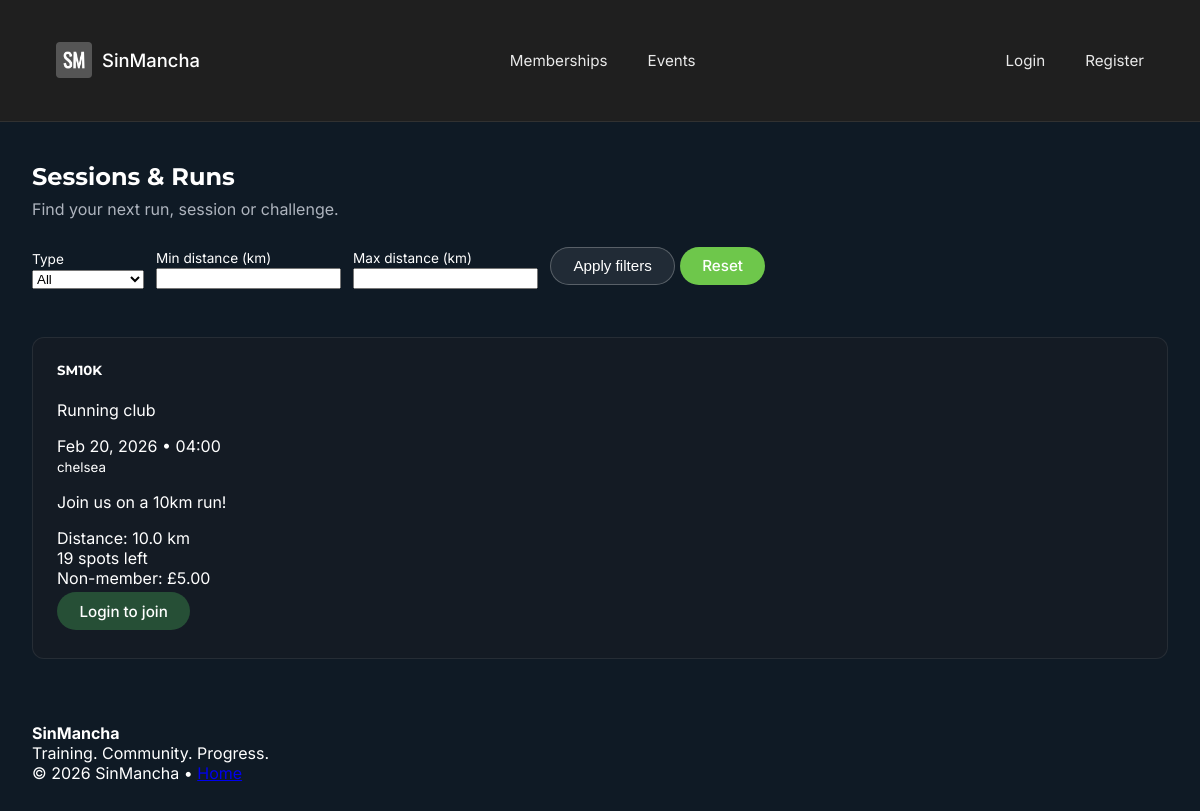
Screenshot of /events/ with the database file from the repository.
### club/models.py (models this page shows, shortened)
class Event(models.Model):
    trainer = models.ForeignKey(
        TrainerProfile,
        on_delete=models.CASCADE,
        related_name="events",
        null=True,
        blank=True,
    )
    title = models.CharField(max_length=200)
    description = models.TextField(blank=True)
    date = models.DateField()
    start_time = models.TimeField()
    end_time = models.TimeField(blank=True, null=True)
    location = models.CharField(max_length=255, blank=True)
    EVENT_TYPE_CHOICES = [
        ("running_club", "Running club"),
        ("class", "Class / session"),
        ("challenge", "Challenge (e.g. 1000 burpees)"),
    ]
    event_type = models.CharField(
        max_length=20,
        choices=EVENT_TYPE_CHOICES,
        default="class",
    )
    distance_km = models.DecimalField(
        max_digits=4,
        decimal_places=1,
        blank=True,
        null=True,
        help_text="Optional: for running events.",
    )
    target_reps = models.PositiveIntegerField(
        blank=True,
        null=True,
        help_text="Optional: for challenge events (e.g. 1000 burpees).",
    )
    capacity = models.PositiveIntegerField(default=20)
    is_cancelled = models.BooleanField(default=False)
    price_non_member = models.DecimalField(
        max_digits=7,
        decimal_places=2,
        null=True,
        blank=True,
        help_text="Leave blank if this event is free for non-members.",
    )
    price_member = models.DecimalField(
        max_digits=7,
        decimal_places=2,
        null=True,
        blank=True,
        help_text="Leave blank if this event is free for members.",
    )
    class Meta:
        ordering = ["date", "start_time"]
    @property
    def registrations_count(self):
        return self.registrations.filter(status="booked").count()
    @property
    def spots_left(self):
        return max(self.capacity - self.registrations_count, 0)
    @property
    def is_full(self):
        return self.spots_left <= 0

### club/views.py (the view)
# urls.py: path("events/", views.EventsView.as_view(), name="events"),
class EventsView(ListView):
    model = Event
    template_name = "events.html"
    context_object_name = "events"
    def get_queryset(self):
        queryset = Event.objects.filter(
            date__gte=timezone.now().date(),
            is_cancelled=False
        )
        if self.request.user.is_authenticated and hasattr(self.request.user, "client_profile"):
            trainer = self.request.user.client_profile.primary_trainer
            if trainer:
                queryset = queryset.filter(trainer=trainer)
        type_filter = self.request.GET.get("type")
        if type_filter:
            queryset = queryset.filter(event_type=type_filter)
        min_distance = self.request.GET.get("min_distance")
        if min_distance:
            try:
                queryset = queryset.filter(distance_km__gte=float(min_distance))
            except ValueError:
                pass
        max_distance = self.request.GET.get("max_distance")
        if max_distance:
            try:
                queryset = queryset.filter(distance_km__lte=float(max_distance))
            except ValueError:
                pass
        return queryset
    def get_context_data(self, **kwargs):
        context = super().get_context_data(**kwargs)
        context["type_filter"] = self.request.GET.get("type")
        context["min_distance"] = self.request.GET.get("min_distance")
        context["max_distance"] = self.request.GET.get("max_distance")
        joined_ids = set()
        if self.request.user.is_authenticated:
            joined_ids = set(
                EventRegistration.objects.filter(user=self.request.user)
                .values_list("event_id", flat=True)
            )
        context["joined_ids"] = joined_ids
        return context

### templates/events.html (shortened to what this page needs)
{% extends "base.html" %}
{% block content %}
<section class="page-header">
  <h1>Sessions & Runs</h1>
  <p>Find your next run, session or challenge.</p>
</section>
<section class="container" style="padding-top: 0; padding-bottom: 1rem;">
  <form method="get" class="filters-form" style="display:flex; flex-wrap:wrap; gap:0.75rem; align-items:flex-end;">
    <div>
      <label style="font-size:0.85rem;">Type</label><br>
      <select name="type">
        <option value="">All</option>
      </select>
    </div>
    <div>
      <label style="font-size:0.85rem;">Min distance (km)</label><br>
      <input type="number" step="0.1" name="min_distance" value="{{ min_distance|default:'' }}">
    </div>
    <div>
      <label style="font-size:0.85rem;">Max distance (km)</label><br>
      <input type="number" step="0.1" name="max_distance" value="{{ max_distance|default:'' }}">
    </div>
    <div>
      <button type="submit" class="btn btn-secondary">Apply filters</button>
      <a href="{% url 'events' %}" class="btn btn-outline-secondary">Reset</a>
    </div>
  </form>
</section>
<section class="container pb-4">
  {% if events %}
    <div class="row g-4">
      {% for event in events %}
        <div class="col-md-6 col-lg-4">
          <div class="card h-100 shadow-sm">
            <div class="card-body d-flex flex-column">
              <div class="d-flex justify-content-between align-items-start gap-2">
                <h5 class="card-title mb-1">{{ event.title }}</h5>
                <span class="badge text-bg-dark">{{ event.get_event_type_display }}</span>
              </div>
              <p class="card-text text-muted mb-2">
                {{ event.date|date:"M d, Y" }} • {{ event.start_time|time:"H:i" }}
                {% if event.location %}<br><small>{{ event.location }}</small>{% endif %}
              </p>
              {% if event.description %}
                <p class="card-text">{{ event.description|truncatewords:22 }}</p>
              {% endif %}
              <div class="mt-2">
                {% if event.distance_km %}
                  <span class="badge text-bg-secondary">Distance: {{ event.distance_km }} km</span>
                {% endif %}
              </div>
              <div class="mt-3">
                {% if event.is_full %}
                  <span class="badge text-bg-danger">Fully booked</span>
                {% else %}
                  <span class="badge text-bg-success">{{ event.spots_left }} spots left</span>
                {% endif %}
                {% if event.price_member or event.price_non_member %}
                  <div class="small text-muted mt-2">
                    {% if event.price_non_member %}{% if event.price_member %} • {% endif %}Non-member: £{{ event.price_non_member }}{% endif %}
                  </div>
                {% else %}
                  <div class="small text-muted mt-2">Free</div>
                {% endif %}
              </div>
              <div class="mt-auto pt-3 d-flex gap-2">
                {% if user.is_authenticated and user.client_profile %}
                  {% if event.id in joined_ids %}
                    <form method="post" action="{% url 'leave_event' event.id %}">
                      {% csrf_token %}
                      <button class="btn btn-secondary" type="submit">Joined ✓ (Leave)</button>
                    </form>
                  {% else %}
                    <form method="post" action="{% url 'join_event' event.id %}">
                      {% csrf_token %}
                      <button class="btn btn-primary" type="submit" {% if event.is_full %}disabled{% endif %}>Join</button>
                    </form>
                  {% endif %}
                {% else %}
                  <a class="btn btn-primary" href="{% url 'account_login' %}">Login to join</a>
                {% endif %}
              </div>
            </div>
          </div>
        </div>
      {% endfor %}
    </div>
  {% else %}
    <p class="container">No upcoming events yet.</p>
  {% endif %}
</section>
{% endblock %}

### static/css/style.css (style rules this page uses)
:root { --primary-color: #1F1F1F; --accent-color: #6ec74b; --neutral-color: #FFFFFF; --secondary-neutral: #AEB4BE; --success-color: #78C957; --text-color: #FFFFFF; --background-color: #0F1A25; }
*, *::before, *::after { box-sizing: border-box; }
body { font-family: 'Inter', sans-serif; color: var(--text-color); background-color: var(--background-color); margin: 0; padding: 0; }
h1, h2, h3, h4, h5, h6 { font-family: 'Montserrat', sans-serif; color: var(--neutral-color); margin-top: 0; }
.container { max-width: 1200px; margin: 0 auto; padding: 2rem; }
.btn { background-color: var(--accent-color); color: var(--neutral-color); border: none; padding: 0.6rem 1.4rem; text-decoration: none; display: inline-block; margin: 0.25rem 0; cursor: pointer; transition: 0.25s ease; border-radius: 999px; font-size: 0.95rem; font-weight: 500; }
.btn-primary { background: #264F36; }
.btn-secondary { background: rgba(255,255,255,0.08); color: white; border: 1px solid rgba(255,255,255,0.25); }
.page-header { padding: 2.5rem 2rem 1.5rem; }
.page-header h1 { margin-bottom: 0.5rem; }
.page-header p { color: var(--secondary-neutral); margin: 0; }
.card { background: #141b24; border-radius: 0.75rem; padding: 1.5rem; border: 1px solid rgba(255,255,255,0.08); }

### rows the page displays
Event: title "SM10K", event_type "Running club", date "Feb 20, 2026", start_time "04:00", location "chelsea", description "Join us on a 10km run!", distance_km "10.0", spots_left "19", price_non_member "5.00"
